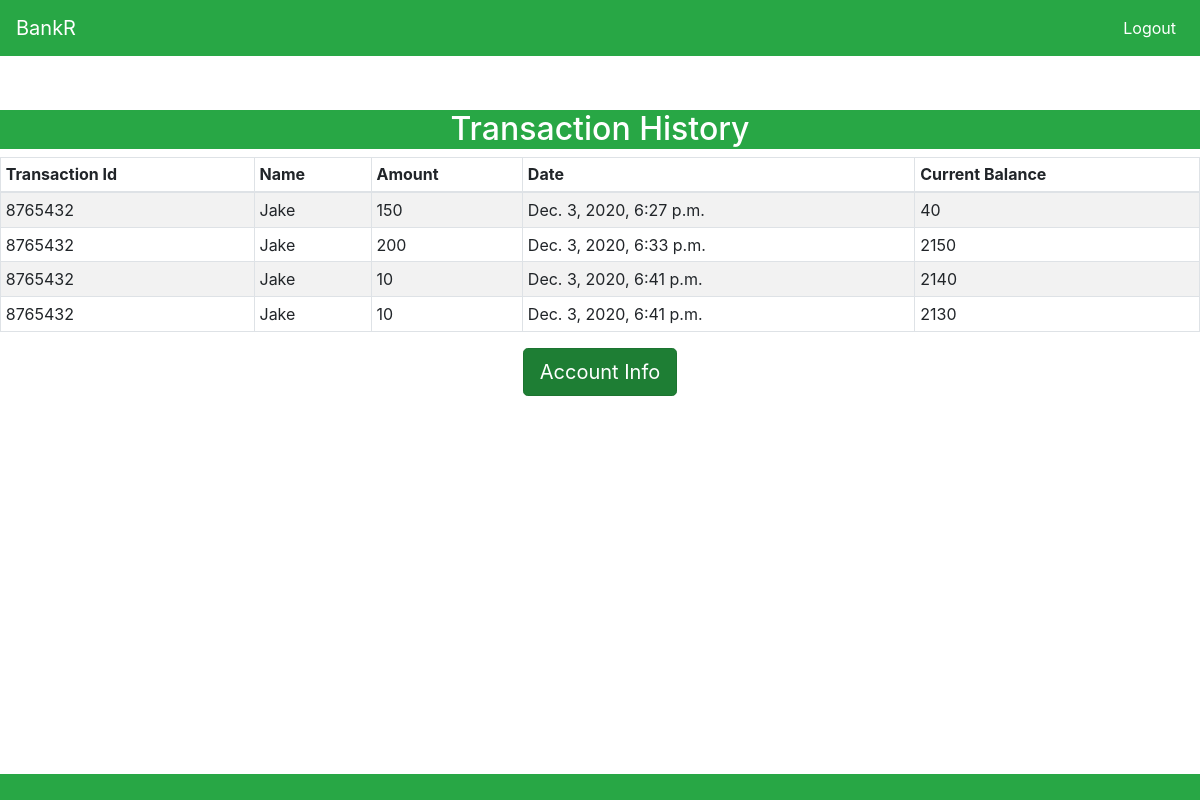
The page /accounts/record/ (signed in) on the database its author committed.
### accounts/models.py (models this page shows, shortened)
class records(models.Model):
    transationID = models.IntegerField()
    senderName = models.CharField(max_length = 30)
    amount = models.IntegerField()
    date = models.DateTimeField(default=datetime.datetime.now)
    balance = models.IntegerField()

### accounts/views.py (the view)
# urls.py: path('record/', accounts.views.record),
def record(request):
    record = request.user.accounts.recordsUser.all()
    return render(request, 'accounts/transaction.html', {'records':record})

### accounts/templates/accounts/transaction.html (shortened to what this page needs)
<!doctype html>
<html lang="en">
<head>
  <link rel="stylesheet" href="https://cdn.jsdelivr.net/npm/bootstrap@4.5.3/dist/css/bootstrap.min.css">
</head>
<body>
  <nav class="navbar navbar-expand-md navbar-dark bg-success fixed-top my-10">
    <a class="navbar-brand" disabled>BankR</a>
    <div class="collapse navbar-collapse" id="navbarsExampleDefault">
      <div class="navbar-nav ml-auto">
        <li class="nav-item active">
        <a class="nav-link " href="javascript:{document.getElementById('logout').submit()}" >Logout <span class="sr-only">(current)</span></a>
      </li>
    </div>
  </nav>
        <h2 class="text-center bg-success text-white">Transaction History</h2>
        <div class="table-responsive">
          <table class="table table-striped table-bordered table-sm">
            <thead>
              <tr>
                <th>Transaction Id</th>
                <th>Name</th>
                <th>Amount</th>
                <th>Date</th>
                <th> Current Balance</th>
              </tr>
            </thead>
            <tbody>
              {% for record in records.all %}
                <tr>
                  <td> {{record.transationID}} </td>
                  <td> {{record.senderName}} </td>
                  <td> {{record.amount}} </td>
                  <td> {{record.date}} </td>
                  <td> {{record.balance}} </td>
                </tr>
              {% endfor %}
            </tbody>
          </table>
        </div>
        <div class="col-lg-13 text-center py-10">
          <a href="../" class="btn btn-primary btn-success btn-lg active" role="button" aria-pressed="true">Account Info</a>
        </div>
<nav class="navbar navbar-expand-md navbar-dark bg-success fixed-bottom justify-content-between">
</nav>
<script src="https://cdn.jsdelivr.net/npm/bootstrap@4.5.3/dist/js/bootstrap.bundle.min.js"></script></html>

### rows shown on the page
records: transationID "8765432", senderName "Jake", amount "150", date "Dec. 3, 2020, 6:27 p.m.", balance "40"
records: transationID "8765432", senderName "Jake", amount "200", date "Dec. 3, 2020, 6:33 p.m.", balance "2150"
records: transationID "8765432", senderName "Jake", amount "10", date "Dec. 3, 2020, 6:41 p.m.", balance "2140"
records: transationID "8765432", senderName "Jake", amount "10", date "Dec. 3, 2020, 6:41 p.m.", balance "2130"
